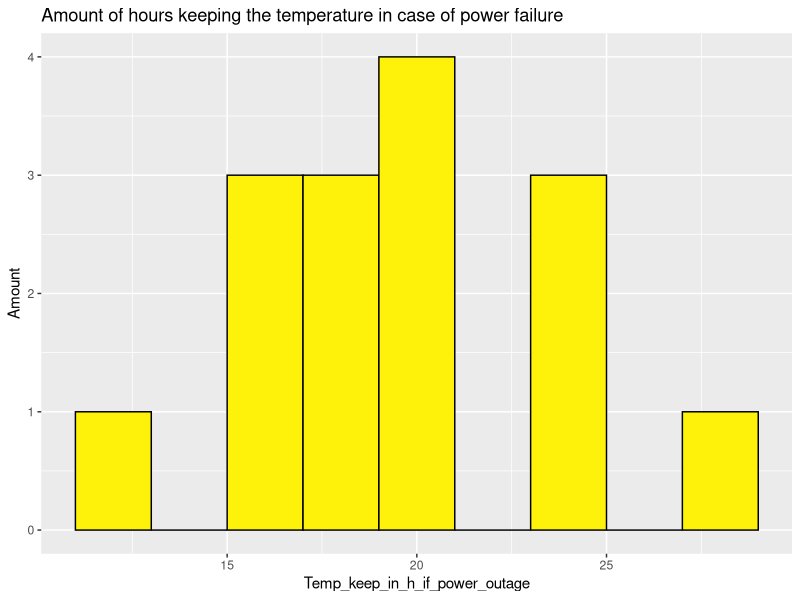
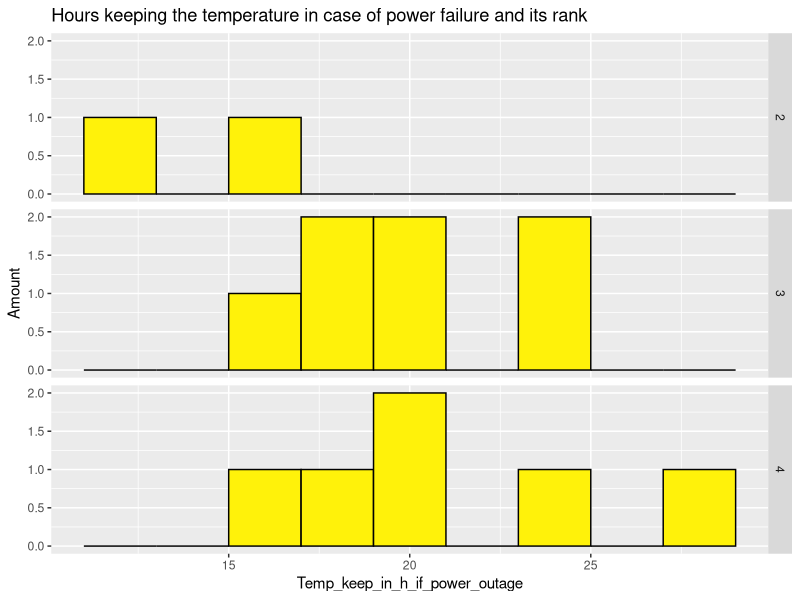

R code for these plots, in order:
#install.packages("ggplot2")
library("ggplot2")

df <- as.data.frame(matrix(c(276, 262, 196, 192, 206, 228, 188, 279, 206, 246, 100, 210, 212, 361, 166,
                             130, 98, 75, 98, 98, 111, 98, 87, 98, 98, 56, 98, 98, 211, 64,
                             17, 18, 28, 21, 24, 24, 20, 16, 24, 16, 20, 20, 18, 12, 19,
                             3399, 2099, 899, 1399, 1799, 1199, 1699, 1999, 2199, 2099, 890, 1899, 1799, 3449, 1198), 15, 4))
labels <- c("1", "2", "3", "4")
result <- c(2, 3, 4, 4, 3, 4, 4, 3, 3, 4, 3, 3, 4, 2, 3)
factors <- factor(result, labels)
df <- cbind(df, factors)
colnames(df) <- c("Cooler_storage_volume", "Freezer_storage_volume", "Temp_keep_in_h_if_power_outage", "Price", "Rank")

histogram <- ggplot(df, aes(Temp_keep_in_h_if_power_outage))

histogram <- histogram + geom_histogram(binwidth=2, color="#000000", fill="#FFF20A")
histogram <- histogram + labs(x="Temp_keep_in_h_if_power_outage", y="Amount") + ggtitle("Amount of hours keeping the temperature in case of power failure")
histogram

histogram.facets <- histogram+facet_grid(Rank~.)+ggtitle("Hours keeping the temperature in case of power failure and its rank")
histogram.facets #vertically
